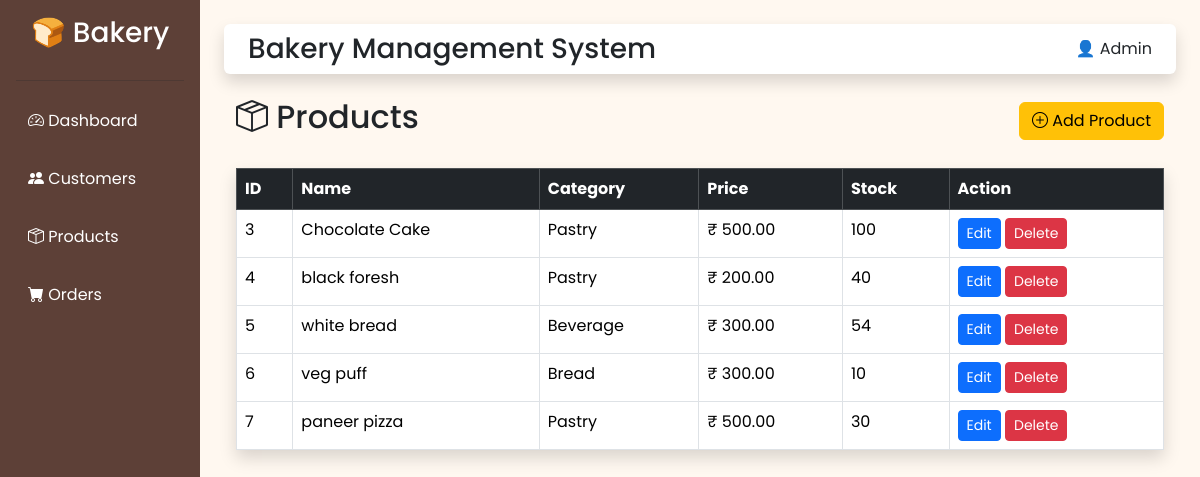
Screenshot of /products/ with the database file from the repository.
### products/models.py (models this page shows, shortened)
class Product(models.Model):
    CATEGORY_CHOICES = [
        ('Cake', 'Cake'),
        ('Bread', 'Bread'),
        ('Pastry', 'Pastry'),
        ('Cookies', 'Cookies'),
        ('Beverage', 'Beverage'),
    ]
    name = models.CharField(max_length=100)
    category = models.CharField(max_length=50, choices=CATEGORY_CHOICES)
    price = models.DecimalField(max_digits=10, decimal_places=2)
    stock = models.PositiveIntegerField(default=0)
    created_at = models.DateTimeField(auto_now_add=True)

### products/views.py (the view)
# urls.py: path('', views.product_list, name='product_list'),
def product_list(request):
    products = Product.objects.all()
    return render(request, 'products/product_list.html', {
        'products': products
    })

### templates/products/product_list.html
{% extends 'base.html' %}
{% block content %}
<div class="container mt-4">
    <div class="d-flex justify-content-between align-items-center mb-4">
        <h2>
            <i class="bi bi-box-seam"></i>
            Products
        </h2>
        <a href="{% url 'add_product' %}" class="btn btn-warning">
            <i class="bi bi-plus-circle"></i>
            Add Product
        </a>
    </div>
    <table class="table table-bordered table-hover shadow">
        <thead class="table-dark">
            <tr>
                <th>ID</th>
                <th>Name</th>
                <th>Category</th>
                <th>Price</th>
                <th>Stock</th>
                <th>Action</th>
            </tr>
        </thead>
        <tbody>
            {% for product in products %}
            <tr>
                <td>{{ product.id }}</td>
                <td>{{ product.name }}</td>
                <td>{{ product.category }}</td>
                <td>₹ {{ product.price }}</td>
                <td>{{ product.stock }}</td>
                <td>
                    <a href="{% url 'edit_product' product.id %}" class="btn btn-primary btn-sm">
                        Edit
                    </a>
                    <a href="{% url 'delete_product' product.id %}"
                       class="btn btn-danger btn-sm"
                       onclick="return confirm('Delete this product?')">
                        Delete
                    </a>
                </td>
            </tr>
            {% empty %}
            <tr>
                <td colspan="6" class="text-center">
                    No Products Found
                </td>
            </tr>
            {% endfor %}
        </tbody>
    </table>
</div>
{% endblock %}

### static/css/style.css (style rules this page uses)
body { font-family: 'Poppins', sans-serif; background-color: #FFF8F0; }

### rows the page displays
Product: id "3", name "Chocolate Cake", category "Pastry", price "500.00", stock "100"
Product: id "4", name "black foresh", category "Pastry", price "200.00", stock "40"
Product: id "5", name "white bread", category "Beverage", price "300.00", stock "54"
Product: id "6", name "veg puff", category "Bread", price "300.00", stock "10"
Product: id "7", name "paneer pizza", category "Pastry", price "500.00", stock "30"
